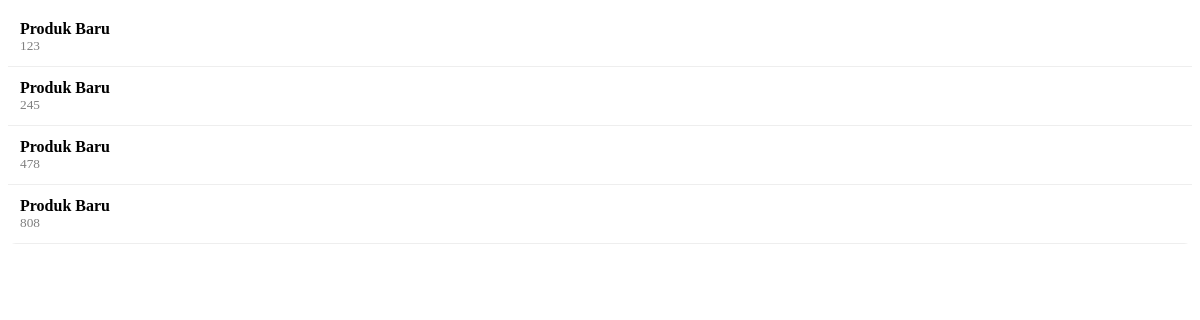
/items, run on an earlier commit of the app's database.
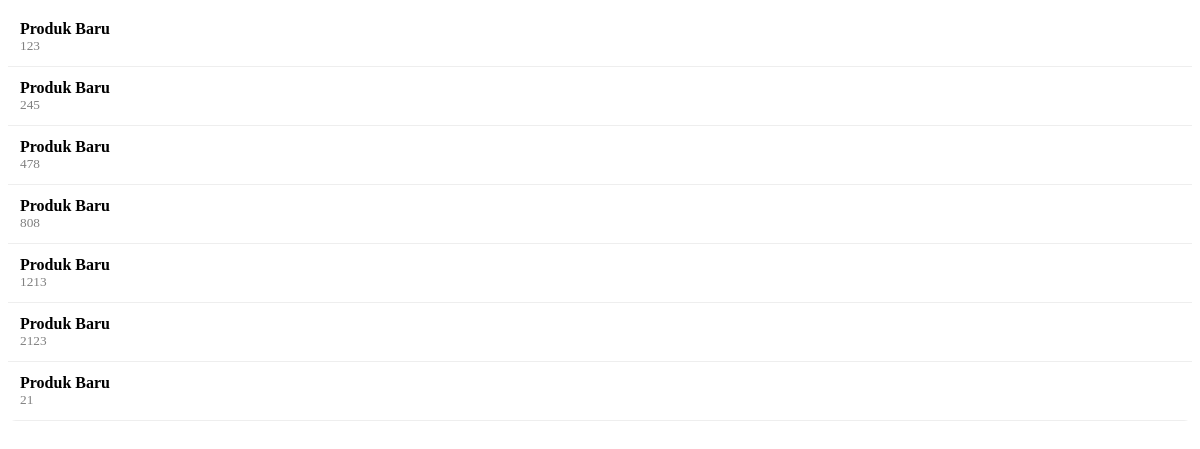
And on a later commit of the database.
### tables this page shows
CREATE TABLE items 
                 (barcode TEXT PRIMARY KEY, name TEXT, quantity INTEGER);

### app.py (the view)
@app.route('/items')
def get_items():
    search_query = request.args.get('q', '')
    conn = get_db_connection()
    if search_query:
        items = conn.execute("SELECT * FROM items WHERE name LIKE ? ORDER BY name", ('%' + search_query + '%',)).fetchall()
    else:
        items = conn.execute("SELECT * FROM items ORDER BY name").fetchall()
    conn.close()
    return render_template('_inventory.html', items=items)

### app.py (called while the page is built)
def get_db_connection():
    conn = sqlite3.connect('pantry.db')
    conn.row_factory = sqlite3.Row
    return conn

### templates/_inventory.html (shortened to what this page needs)
<table>
    {% for item in items %}
    <tr x-data="{ confirmDelete: false }">
        <td>
            <strong>{{ item['name'] }}</strong><br>
            <small style="color:gray">{{ item['barcode'] }}</small>
        </td>
        <td style="text-align: right; min-width: 140px;">
        </td>
    </tr>
    {% else %}
    <tr><td colspan="2" style="text-align:center; padding:20px;">Tiada barang.</td></tr>
    {% endfor %}
</table>

### templates/_inventory.html (style rules this page uses)
table { width: 100%; border-collapse: collapse; background: white; border-radius: 8px; overflow: hidden; }
td { padding: 12px; border-bottom: 1px solid #eee; vertical-align: middle; }

What changed in the data, as far as the page shows it:
added items: name "Produk Baru", barcode "1213"
added items: name "Produk Baru", barcode "2123"
added items: name "Produk Baru", barcode "21"
